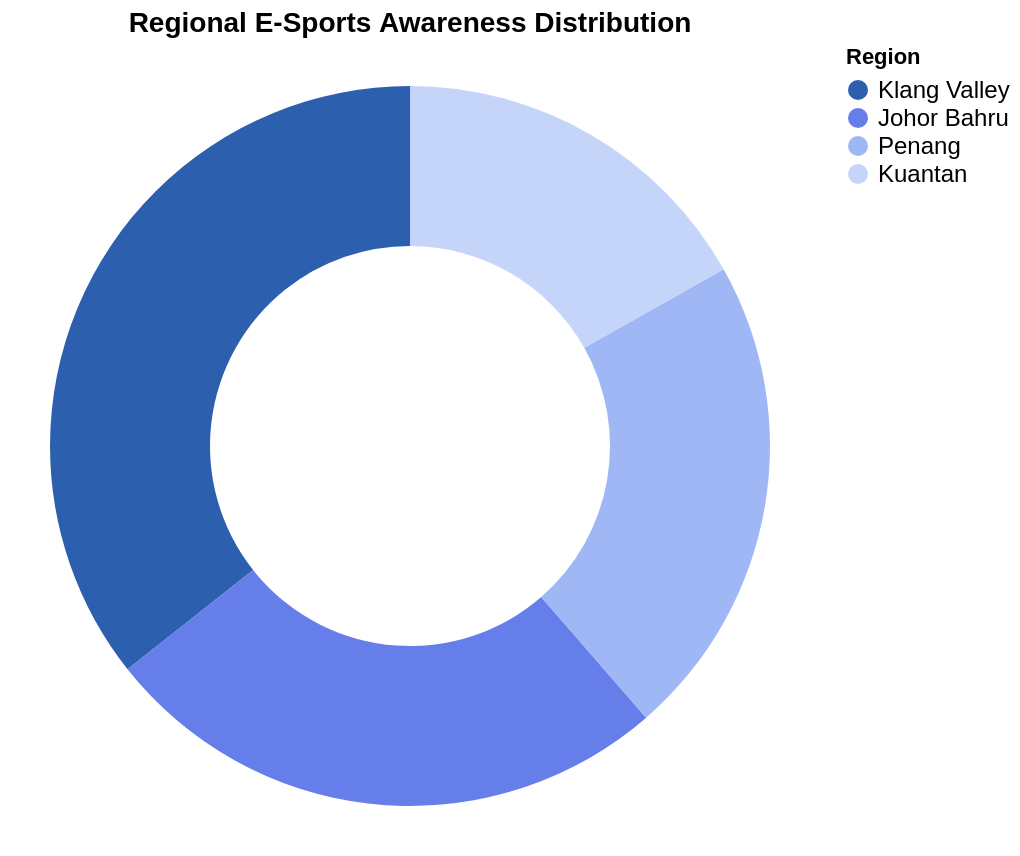

The specification (Vega-Lite) saved for this image:
### Vega-Lite specification from a JSON file in a GitHub repository (floating-point values rounded to 4 significant figures)
{"$schema": "https://vega.github.io/schema/vega-lite/v5.json", "title": {"text": "Regional E-Sports Awareness Distribution", "fontSize": 14}, "width": 400, "height": 400, "data": {"values": [{"region": "Klang Valley", "awareness": 36}, {"region": "Johor Bahru", "awareness": 26}, {"region": "Penang", "awareness": 22}, {"region": "Kuantan", "awareness": 17}]}, "mark": {"type": "arc", "innerRadius": 100, "outerRadius": 180}, "encoding": {"theta": {"field": "awareness", "type": "quantitative"}, "color": {"field": "region", "type": "nominal", "scale": {"domain": ["Klang Valley", "Johor Bahru", "Penang", "Kuantan"], "range": ["#2c5fad", "#667eea", "#9fb8f5", "#c5d5fa"]}, "title": "Region", "legend": {"orient": "right", "labelFontSize": 12}}, "tooltip": [{"field": "region", "type": "nominal", "title": "Region"}, {"field": "awareness", "type": "quantitative", "title": "Awareness %"}]}}
